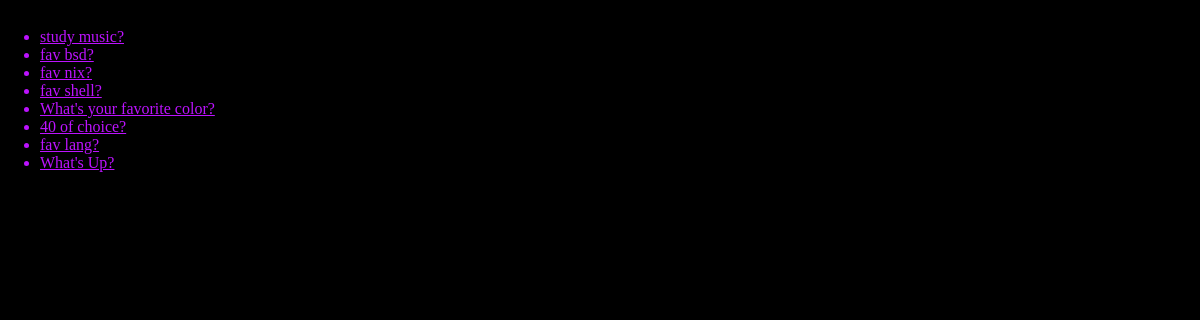
Screenshot of /polls/ with the database file from the repository.
### polls/models.py (models this page shows, shortened)
class Question(models.Model):
    question_text = models.CharField(max_length=200)
    pub_date = models.DateTimeField('date published')
    def was_published_recently(self):
        now = timezone.now()
        return now - datetime.timedelta(days=1) <= self.pub_date <= now
    was_published_recently.admin_order_field = 'pub_date'
    was_published_recently.boolean = True
    was_published_recently.short_description = 'Published recently?'

### polls/views.py (the view)
class IndexView(generic.ListView):
    template_name = 'polls/index.html'
    context_object_name = 'latest_question_list'
    def get_queryset(self):
        return Question.objects.filter(
            pub_date__lte=timezone.now()
        ).order_by('-pub_date')[:10]

### polls/templates/polls/index.html
{% load staticfiles %}
<link rel="stylesheet" type="text/css" href="{% static 'polls/style.css' %}" />
{% if latest_question_list %}
  <ul>
  {% for question in latest_question_list %}
    <li><a href="{% url 'polls:detail' question.id %}">{{ question.question_text }}</a></li>
  {% endfor %}
  </ul>
{% else %}
  <p>No polls are available.</p>
{% endif %}

### polls/static/polls/style.css (style rules this page uses)
li { color: #bc13fe; }
li a { color: #bc13fe; }
a { color: #bc13fe; }

### rows the page displays
Question: question_text "study music?"
Question: question_text "fav bsd?"
Question: question_text "fav nix?"
Question: question_text "fav shell?"
Question: question_text "What's your favorite color?"
Question: question_text "40 of choice?"
Question: question_text "fav lang?"
Question: question_text "What's Up?"
